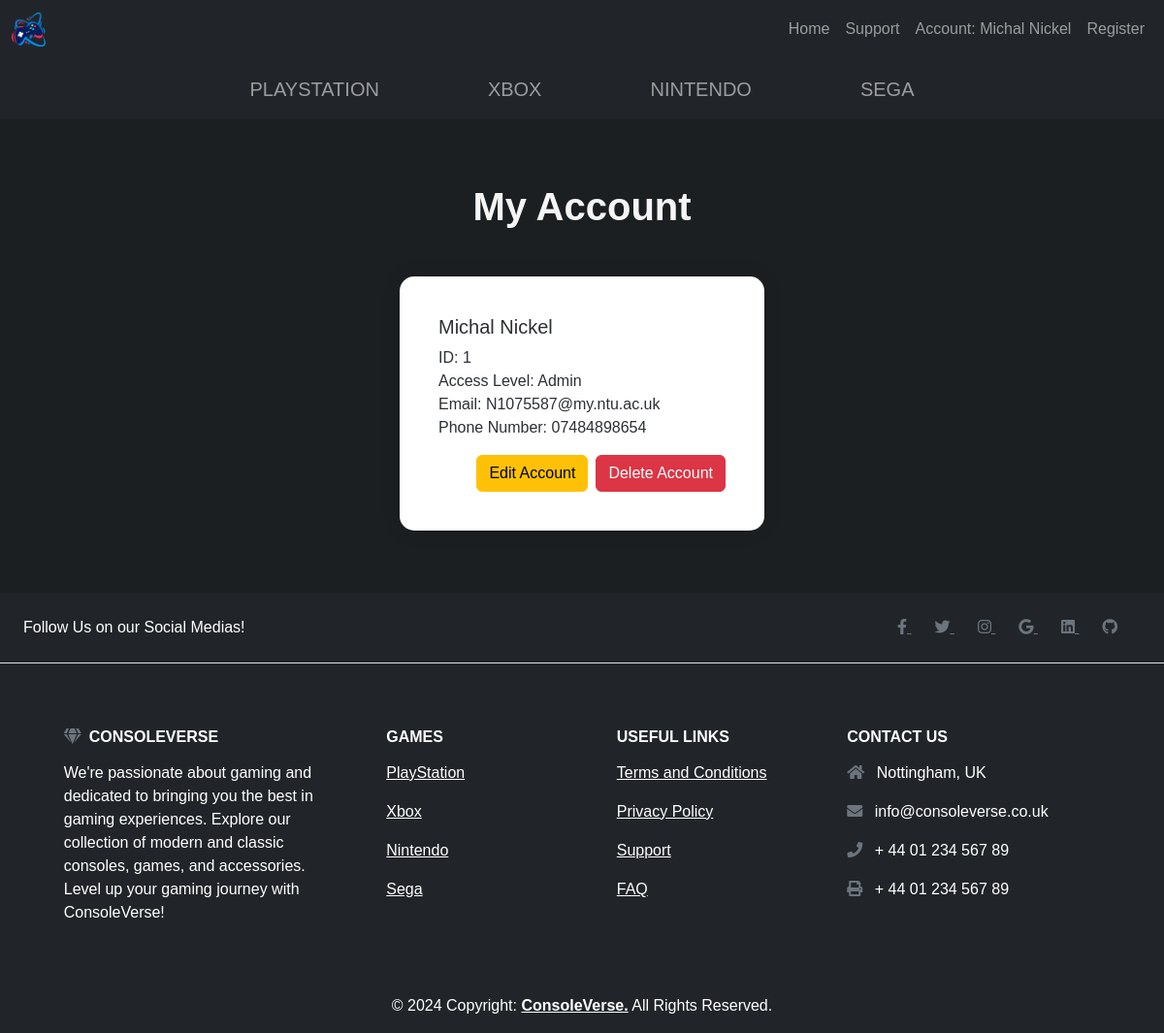
The app's page /MyAccount.php (signed in) with its own data.
### tables this page shows
CREATE TABLE `accounts` (
  `acc_id` int(11) NOT NULL,
  `fullname` varchar(30) NOT NULL,
  `email` varchar(30) NOT NULL,
  `phone_number` varchar(30) NOT NULL,
  `password` varchar(30) NOT NULL,
  `level` varchar(10) NOT NULL DEFAULT 'User'
);

### MyAccount.php (the view, shortened to what this page needs)
<!DOCTYPE HTML>
<html lang="en-uk">
<head>
    <link href="https://cdn.jsdelivr.net/npm/bootstrap@5.3.2/dist/css/bootstrap.min.css" rel="stylesheet">
    <link rel="stylesheet" href="https://cdnjs.cloudflare.com/ajax/libs/font-awesome/5.15.3/css/all.min.css">
    <link rel="stylesheet" type="text/css" href="ConsoleVerse.css" />
    <?php
        include "connection.php";
    ?>
</head>
<body>
    <nav class="navbar navbar-expand-lg navbar-dark bg-dark">
        <div class="container-fluid">
            <img class="navbar-brand" src="Logo/Logo.png" alt="Company Logo" width="3%" height="3%">
            <div class="collapse navbar-collapse" id="navbarSupportedContent">
                <ul class="navbar-nav ms-auto mb-2 mb-lg-0">
                    <li class="nav-item">
                        <a class="nav-link" href="index.php">Home</a>
                    </li>
                    <li class="nav-item">
                        <a class="nav-link" href="Support.php">Support</a>
                    </li>
                    <?php
                        if(!isset($_SESSION["fullname"])){
                            echo "<li class='nav-item'>";
                            echo "<a class='nav-link' href='SignIn.php'>Sign In</a>";
                            echo "</li>";
                        }
                        else {
                            echo "<li class='nav-item'>";
                            echo "<a class='nav-link' href='SignIn.php'>Account: " .$_SESSION["fullname"]."</a>";
                            echo "</li>";
                        }
                    ?>
                    <li class="nav-item">
                        <a class="nav-link" href="Register.php">Register</a>
                    </li>
                </ul>
            </div>
        </div>
    </nav>
    <nav class="navbar navbar-expand-lg navbar-dark bg-dark">
        <ul class="navbar-nav mx-auto mb-2 mb-lg-0">
            <li class="nav-item">
                <a class="nav-link mx-5 consolelinks" href="PlayStation.php">PLAYSTATION</a>
            </li>
            <li class="nav-item">
                <a class="nav-link mx-5 consolelinks" href="Xbox.php">XBOX</a>
            </li>
            <li class="nav-item">
                <a class="nav-link mx-5 consolelinks" href="Nintendo.php">NINTENDO</a>
            </li>
            <li class="nav-item">
                <a class="nav-link mx-5 consolelinks" href="Sega.php">SEGA</a>
            </li>
        </ul>
    </nav>
    <div class="container mt-3">
        <div class="row justify-content-between align-items-center">
             <h1 class="mb-0"><b>My Account</b></h1>
        </div>
    </div>
    <br><br>
    <?php
        $acc_id = $_SESSION['acc_id'];
        $sql = "SELECT * FROM accounts WHERE acc_id = '$acc_id'";
        $result = mysqli_query($con, $sql);
        if (mysqli_num_rows($result) > 0) {
            echo "<div class='container-fluid'>";
            echo "<div class='row justify-content-center'>";
            while ($row = mysqli_fetch_assoc($result)) {
                echo "<div class='col-md-4'>";
                echo "<div class='card mb-3'>";
                echo "<div class='card-body'>";
                echo "<h5 class='card-title'>".$row["fullname"]."</h5>";
                echo "<p class='card-text'>ID: ".$row["acc_id"]."<br>"."Access Level: ".$row["level"]."<br>"."Email: ".$row["email"]."<br>"."Phone Number: ".$row["phone_number"]."</p>";
                echo "<div class='card-buttons d-flex justify-content-end'>";
                echo "<a href='ModifyMyAccountFORM.php?acc_id=".$row["acc_id"]."' class='btn btn-warning mx-2'>Edit Account</a>";
                echo "<a href='DeleteAccount_Script.php?acc_id=".$row["acc_id"]."' class='btn btn-danger'>Delete Account</a>";
                echo "</div>";
                echo "</div>";
                echo "</div>";
                echo "</div>";
            }
            echo "</div>";
            echo "</div>";
        }
    ?>
<br><br>
</body>
<footer class="text-center text-lg-start bg-dark text-white">
    <section class="d-flex justify-content-center justify-content-lg-between p-4 border-bottom">
        <div class="me-5 d-none d-lg-block">
            <span>Follow Us on our Social Medias!</span>
        </div>
        <div>
            <a href="https://www.facebook.com" class="me-4 link-secondary" target="_blank">
                <i class="fab fa-facebook-f"></i>
            </a>
            <a href="https://twitter.com" class="me-4 link-secondary" target="_blank">
                <i class="fab fa-twitter"></i>
            </a>
            <a href="https://www.instagram.com" class="me-4 link-secondary" target="_blank">
                <i class="fab fa-instagram"></i>
            </a>
            <a href="https://plus.google.com" class="me-4 link-secondary" target="_blank">
                <i class="fab fa-google"></i>
            </a>
            <a href="https://www.linkedin.com" class="me-4 link-secondary" target="_blank">
                <i class="fab fa-linkedin"></i>
            </a>
            <a href="https://github.com" class="me-4 link-secondary" target="_blank">
                <i class="fab fa-github"></i>
            </a>
        </div>
    </section>
    <section class="p-3">
        <div class="container text-center text-md-start">
            <div class="row">
                <div class="col-md-3 col-lg-4 col-xl-3 mx-auto mb-4">
                    <h6 class="text-uppercase fw-bold mb-3">
                        <i class="fas fa-gem me-2 text-secondary"></i>ConsoleVerse
                    </h6>
                    <p>
                        We're passionate about gaming and dedicated to bringing you the best in gaming experiences.
                        Explore our collection of modern and classic consoles, games, and accessories.
                        Level up your gaming journey with ConsoleVerse!
                    </p>
                </div>
                <div class="col-md-2 col-lg-2 col-xl-2 mx-auto mb-4">
                    <h6 class="text-uppercase fw-bold mb-3">
                        Games
                    </h6>
                    <p>
                        <a href="https://www.playstation.com/en-gb/" class="text-reset">PlayStation</a>
                    </p>
                    <p>
                        <a href="https://www.xbox.com/en-GB/microsoft-store" class="text-reset">Xbox</a>
                    </p>
                    <p>
                        <a href="https://www.nintendo.co.uk/Nintendo-eShop/Nintendo-eShop-1806894.html" class="text-reset">Nintendo</a>
                    </p>
                    <p>
                        <a href="https://shop.sega.com" class="text-reset">Sega</a>
                    </p>
                </div>
                <div class="col-md-3 col-lg-2 col-xl-2 mx-auto mb-4">
                    <h6 class="text-uppercase fw-bold mb-3">
                        Useful links
                    </h6>
                    <p>
                        <a href="TermsandConditions.php" class="text-reset">Terms and Conditions</a>
                    </p>
                    <p>
                        <a href="PrivacyPolicy.php" class="text-reset">Privacy Policy</a>
                    </p>
                    <p>
                        <a href="Support.php" class="text-reset">Support</a>
                    </p>
                    <p>
                        <a href="FAQ.php" class="text-reset">FAQ</a>
                    </p>
                </div>
                <div class="col-md-4 col-lg-3 col-xl-3 mx-auto mb-md-0 mb-4">
                    <h6 class="text-uppercase fw-bold mb-3">Contact Us</h6>
                    <p><i class="fas fa-home me-2 text-secondary"></i> Nottingham, UK</p>
                    <p>
                        <i class="fas fa-envelope me-2 text-secondary"></i>
                        info@consoleverse.co.uk
                    </p>
                    <p><i class="fas fa-phone me-2 text-secondary"></i> + 44 01 234 567 89</p>
                    <p><i class="fas fa-print me-2 text-secondary"></i> + 44 01 234 567 89</p>
                </div>
            </div>
        </div>
    </section>
    <div class="text-center p-3" bg-dark>
        © 2024 Copyright:
        <a class="text-reset fw-bold" href="index.php"> ConsoleVerse.</a>
        All Rights Reserved.
    </div>
</footer>
</html>

### ConsoleVerse.css (style rules this page uses)
body { background-color: #1C1F22; font-family: 'Gill Sans', 'Gill Sans MT', Calibri, 'Trebuchet MS', sans-serif; color: whitesmoke; margin: 0; padding: 0; }
.navbar { margin-top: 0; }
.consolelinks { font-size: 20px; }
h1 { text-align:center; }
.container { padding-top: 50px; }
.card { border: none; border-radius: 15px; box-shadow: 0 0 20px rgba(0, 0, 0, 0.1); background-color: white; color: #2C3033; }
.card-body { padding: 40px; }

### records on screen
accounts: fullname "Michal Nickel", acc_id "1", level "Admin", email "N1075587@my.ntu.ac.uk", phone_number "07484898654"

### other values on screen
$_SESSION["fullname"] "Michal Nickel"
